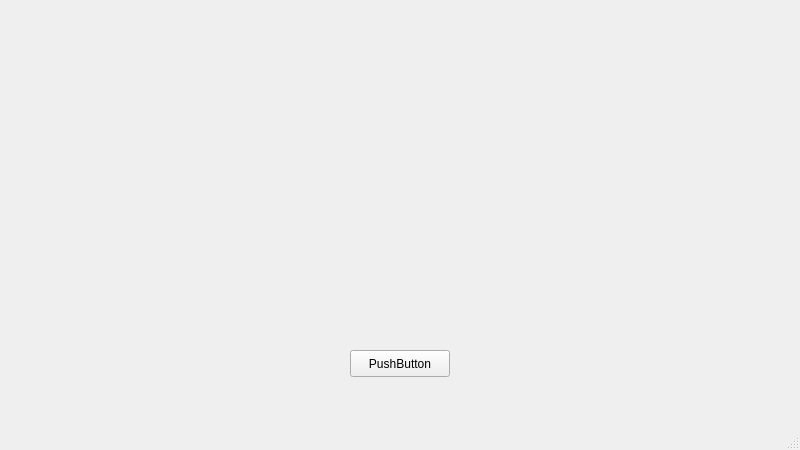
<?xml version="1.0" encoding="UTF-8"?>
<ui version="4.0">
 <class>MainWindow</class>
 <widget class="QMainWindow" name="MainWindow">
  <property name="geometry">
   <rect>
    <x>0</x>
    <y>0</y>
    <width>800</width>
    <height>450</height>
   </rect>
  </property>
  <property name="windowTitle">
   <string>MainWindow</string>
  </property>
  <widget class="QWidget" name="centralwidget">
   <widget class="QPushButton" name="pushButton">
    <property name="geometry">
     <rect>
      <x>350</x>
      <y>350</y>
      <width>100</width>
      <height>27</height>
     </rect>
    </property>
    <property name="text">
     <string>PushButton</string>
    </property>
   </widget>
  </widget>
  <widget class="QMenuBar" name="menubar">
   <property name="geometry">
    <rect>
     <x>0</x>
     <y>0</y>
     <width>800</width>
     <height>22</height>
    </rect>
   </property>
  </widget>
  <widget class="QStatusBar" name="statusbar"/>
 </widget>
 <resources/>
 <connections/>
</ui>
